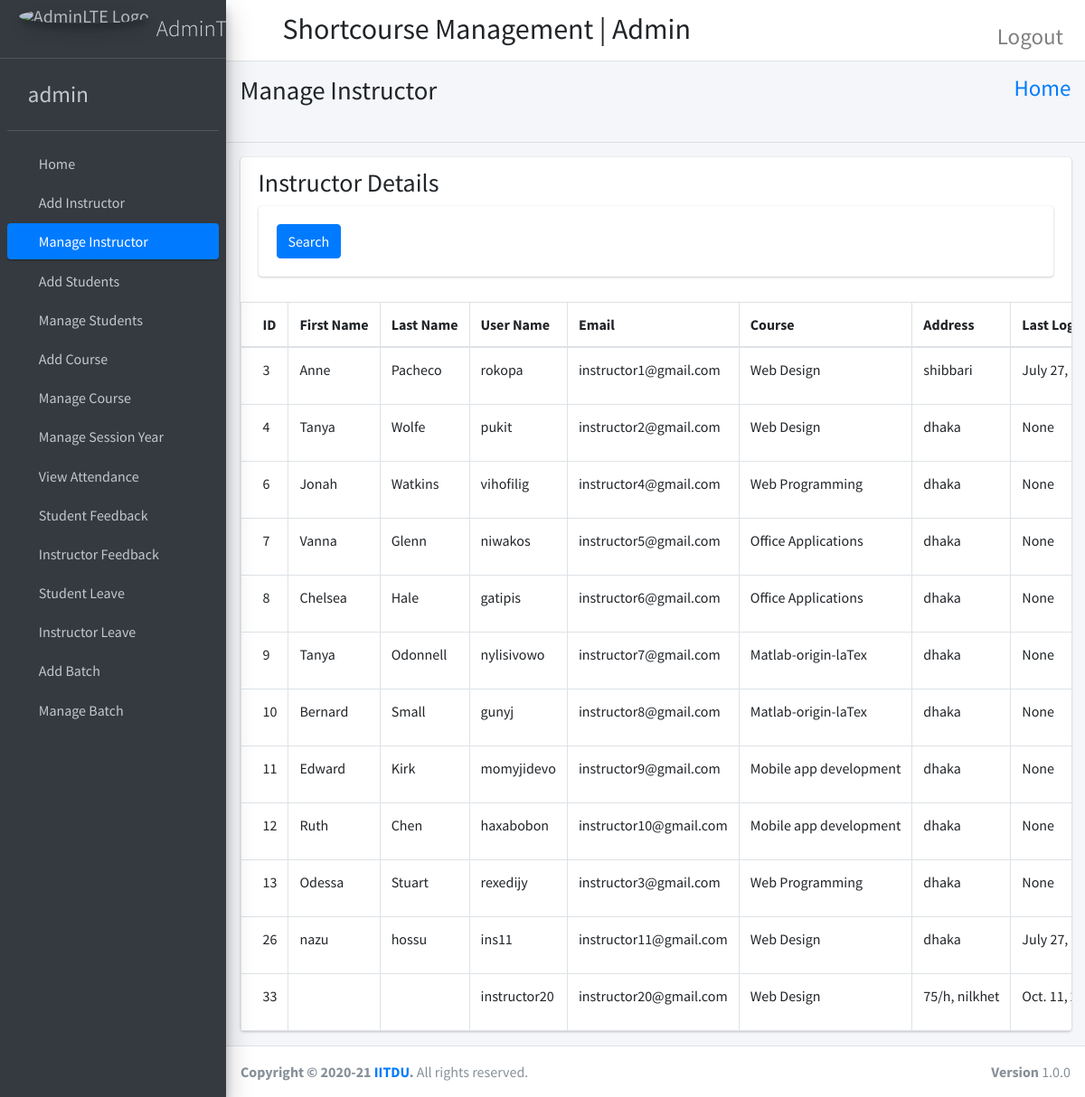
The page /manage_instructor/ (signed in) on the database as committed earlier.
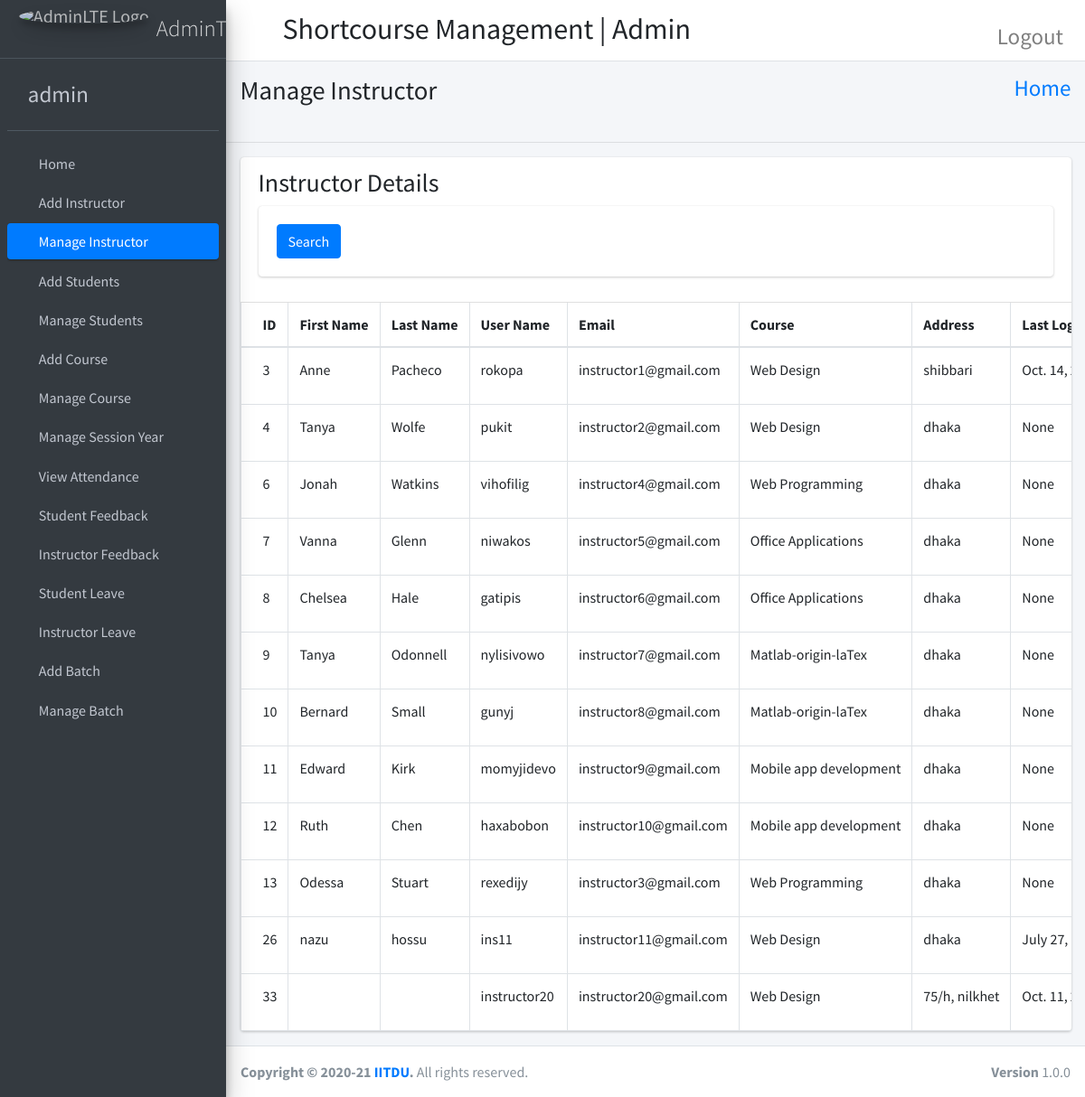
The same page on the database as committed later.
### shortcourse_app/models.py (models this page shows, shortened)
class Instructors(models.Model):
    id = models.AutoField(primary_key=True)
    admin = models.OneToOneField(CustomUser, on_delete=models.CASCADE)
    course_id = models.ForeignKey(Courses, on_delete=models.CASCADE, default=1)
    address = models.TextField()
    created_at = models.DateTimeField(auto_now_add=True)
    updated_at = models.DateTimeField(auto_now_add=True)
    objects = models.Manager()

class CustomUser(AbstractUser):
    user_type_data = ((1, 'Admin'), (2, 'Instructor'), (3, 'Students'))
    user_type = models.CharField(default=1, choices=user_type_data, max_length=20)

class Courses(models.Model):
    id = models.AutoField(primary_key=True)
    course_name = models.CharField(max_length=255)
    created_at = models.DateTimeField(auto_now_add=True)
    updated_at = models.DateTimeField(auto_now_add=True)
    objects = models.Manager()

### shortcourse_app/admin_view.py (the view)
# urls.py: path('manage_instructor/', admin_view.manage_instructor, name='manage_instructor'),
def manage_instructor(request):
    instructors = Instructors.objects.all()
    return render(request, 'admin_template/manage/manage_instructor.html', {'instructors': instructors})

### templates/admin_template/manage/manage_instructor.html (shortened to what this page needs)
{% extends 'admin_template/base_template.html' %}
{% block page_title %}
<h1>Manage Instructor</h1>
{% endblock page_title %}
{% block main_content %}
    <hr>
    <section class="content">
      <div class="container-fluid">
         <div class="row">
          <div class="col-12">
            <div class="card">
              <div class="card-header">
                <h3>Instructor Details</h3>
                 <div class="row">
                        <div class="col">
                            <div class="card card-body">
                                <form method="get">
                                <button class="btn btn-primary" type="submit">Search</button>
                              </form>
                            </div>
                        </div>
                    </div>
              </div>
              <div class="card-body table-responsive p-0">
                <table class="table table-hover text-nowrap table-bordered table-avatar">
                  <thead>
                    <tr>
                        <th>ID</th>
                        <th>First Name</th>
                        <th>Last Name</th>
                        <th>User Name</th>
                        <th>Email</th>
                        <th>Course</th>
                        <th>Address</th>
                        <th>Last Login</th>
                    </tr>
                  </thead>
                  <tbody>
                  {% for i in instructors %}
                    <tr>
                        <td>{{ i.admin.id }}</td>
                        <td>{{ i.admin.first_name }}</td>
                        <td>{{ i.admin.last_name }}</td>
                        <td>{{ i.admin.username }}</td>
                        <td>{{ i.admin.email }}</td>
                        <td>{{ i.course_id.course_name }}</td>
                        <td>{{ i.address }}</td>
                        <td>{{ i.admin.last_login }}</td>
                    </tr>
                  {% endfor %}
                  </tbody>
                </table>
              </div>
            </div>
          </div>
        </div>
      </div>
    </section>
{% endblock main_content %}

Rows that differ between the two databases and show on the page:
changed through a linked row, Instructors "shibbari": admin.last_login "July 27,…" → "Oct. 14,…"
